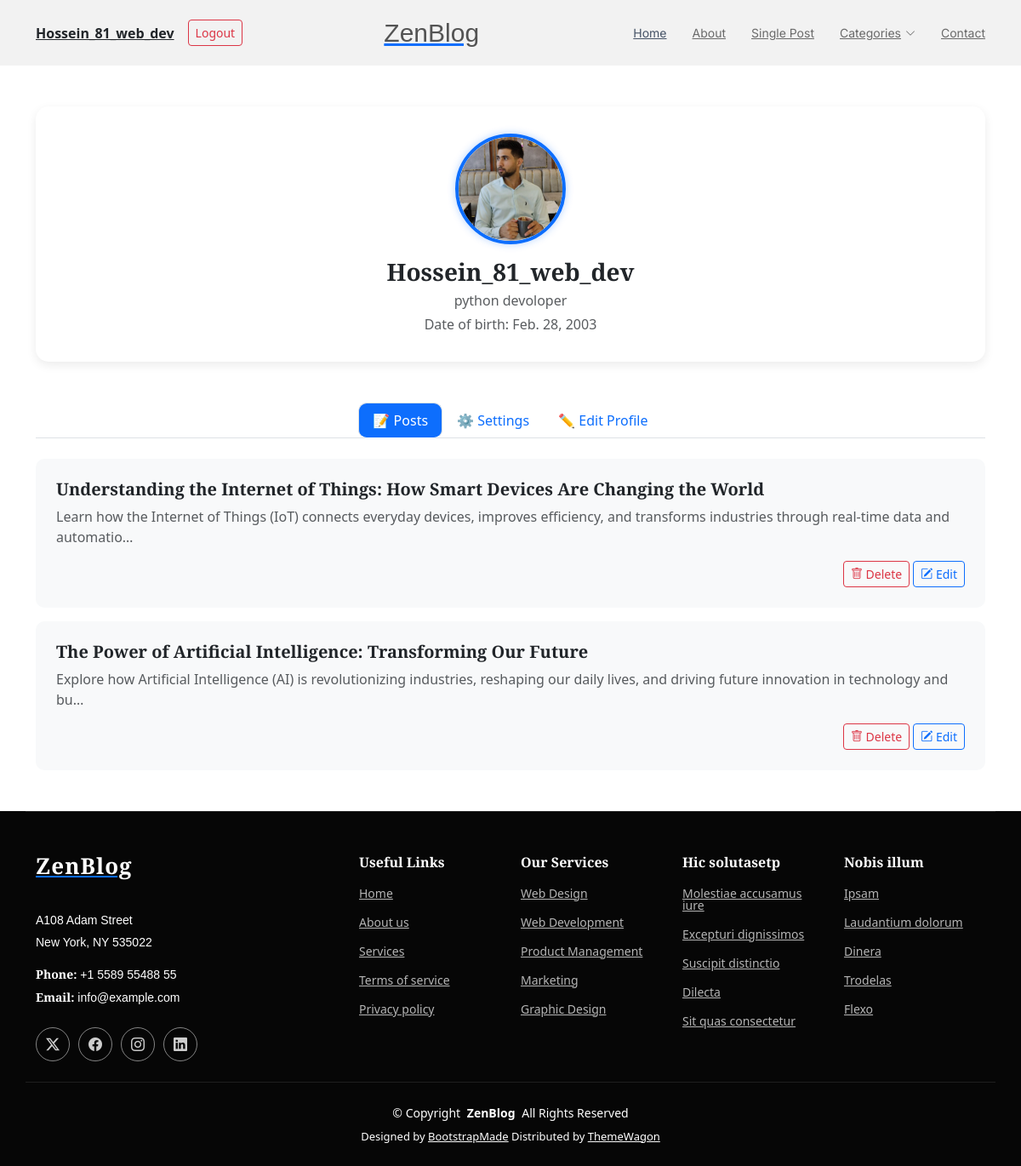
The app's page /blog/profile/ (signed in) with its own data.
### blog/models.py (models this page shows, shortened)
class User(AbstractUser):
    date_of_birth = models.DateField(verbose_name="birth_day", blank=True, null=True)
    bio = models.TextField(verbose_name="bio", null=True, blank=True)
    photo = models.ImageField(verbose_name="image", upload_to="account_images/", blank=True, null=True)
    job = models.CharField(max_length=250, verbose_name="job", null=True, blank=True)
    phone = models.CharField(max_length=11, null=True, blank=True)

class UserImage(models.Model):
   user = models.ForeignKey(User, on_delete=models.CASCADE, related_name="image")
   image_field = models.ImageField(upload_to="user_image")
   objects = models.Manager()

class Post(models.Model):
    CATEGORY_CHOICES = (
        ("Culture", "Culture"),
        ("Business", "Business"),
        ("Lifestyle", "Lifestyle"),
        ("Technology", "Technology"),
    )
    class Status(models.TextChoices):
        DRAFT = "DF", "Draft"
        PUBLISHED = "PB", "Published"
        REJECTED = "RJ", "Rejected"
    title=models.CharField(max_length=250)
    meta_description=models.TextField()
    content = models.TextField(default="no description")
    slug=models.CharField(max_length=250)
    id=models.AutoField(primary_key=True)
    category=models.CharField(choices= CATEGORY_CHOICES,default="cul")
    status=models.CharField(choices=Status,default="DF",max_length=2)
    author=models.ForeignKey( settings.AUTH_USER_MODEL,on_delete=models.CASCADE,related_name="posts")
    publish = models.DateTimeField(default=timezone.now)
    create = models.DateTimeField(auto_now_add=True)
    update = models.DateTimeField(auto_now=True)
    tags = TaggableManager()
    objects = models.Manager()
    published = PublishedManager()
    class Meta:
        ordering = ["-publish"]
        indexes = [
            models.Index(fields=["-publish"])
        ]

### blog/views.py (the view)
# urls.py: path("profile/",views.profile,name="profile"),
def profile(request):
    user=request.user
    posts=request.user.posts.all()
    return render(request, "blog/profile.html", {"user":user,"posts":posts})

### blog/authentication.py (called while the page is built)
    def get_user(self, user_id):
        try:
            return User.objects.get(pk=user_id)
        except User.DoesNotExist:
            return None

### blog/templates/blog/profile.html (shortened to what this page needs)
{% extends 'parent/base.html' %}
{% block content %}
<div class="container my-5">
  <div class="profile-container text-center mb-5">
    <img src="{{ user.image.first.image_field.url }}" alt="User" class="profile-pic mb-3 h-20 w-20">
    <h3 class="fw-bold mb-1">{{ user.username }}</h3>
    <p class="text-muted mb-1">{{ user.bio|default:"No biography provided." }}</p>
    <p class="text-muted mb-0">Date of birth: {{ user.date_of_birth|default:"N/A" }}</p>
  </div>
  <ul class="nav nav-tabs justify-content-center mb-4" id="profile-tabs" role="tablist">
    <li class="nav-item" role="presentation">
      <button class="nav-link active" id="posts-tab" data-bs-toggle="tab" data-bs-target="#posts" type="button" role="tab">📝 Posts</button>
    </li>
    <li class="nav-item" role="presentation">
      <button class="nav-link" id="settings-tab" data-bs-toggle="tab" data-bs-target="#settings" type="button" role="tab">⚙️ Settings</button>
    </li>
    <li class="nav-item" role="presentation">
      <button class="nav-link" id="edit-profile-tab" data-bs-toggle="tab" data-bs-target="#edit-profile" type="button" role="tab">✏️ Edit Profile</button>
    </li>
  </ul>
  <div class="tab-content">
    <div class="tab-pane fade show active" id="posts" role="tabpanel">
      {% if posts %}
        {% for post in posts %}
          <div class="post-card">
            <h5 class="fw-bold mb-2">{{ post.title }}</h5>
            <p class="text-muted">{{ post.meta_description|truncatechars:150 }}</p>
            <div class="text-end">
              <a href="{% url 'blog:delete_post' post.pk %}" class="btn btn-sm btn-outline-danger">
                <i class="bi bi-trash"></i> Delete
              </a>
              <a href="{% url 'blog:edite_post' post.pk %}" class="btn btn-sm btn-outline-primary">
                <i class="bi bi-pencil-square"></i> Edit
              </a>
            </div>
          </div>
        {% endfor %}
      {% else %}
        <div class="alert alert-info text-center">No posts yet.</div>
      {% endif %}
    </div>
  </div>
</div>
{% endblock %}

### blog/templates/parent/base.html (shortened to what this page needs)
{% load static %}
<!DOCTYPE html>
<html lang="en">
<head>
    <link rel="stylesheet" type="text/css" href="{% static 'css/base.css' %}">
<link rel="stylesheet" href="{% static 'assets/vendor/bootstrap/css/bootstrap.min.css' %}">
<link rel="stylesheet" href="{% static 'assets/vendor/bootstrap-icons/bootstrap-icons.css' %}">
<link rel="stylesheet" href="{% static 'assets/vendor/aos/aos.css' %}">
<link rel="stylesheet" href="{% static 'assets/vendor/swiper/swiper-bundle.min.css' %}">
<link href="https://cdn.jsdelivr.net/npm/aos@2.3.4/dist/aos.css" rel="stylesheet">
</head>
<body>
    {% include 'partials/header.html' %}
    {% block content %}{% endblock %}
    {% include 'partials/footer.html' %}
</body>
</html>

### blog/templates/partials/header.html (shortened to what this page needs)
{% block content %}
<header id="header" class="header d-flex align-items-center sticky-top">
    <div class="container position-relative d-flex align-items-center justify-content-between">
        <a href="index.html" class="logo d-flex align-items-center me-auto me-xl-0">
            <h1 class="sitename">ZenBlog</h1>
        </a>
        <nav id="navmenu" class="navmenu">
            <ul>
                <li><a href="index.html" class="active">Home</a></li>
                <li><a href="about.html">About</a></li>
                <li><a href="single-post.html">Single Post</a></li>
                <li class="dropdown"><a href="#"><span>Categories</span> <i
                        class="bi bi-chevron-down toggle-dropdown"></i></a>
                </li>
                <li><a href="contact.html">Contact</a></li>
            </ul>
        </nav>
        <div class="d-flex align-items-center gap-3">
            {% if request.user.is_authenticated %}
            <a href="{% url 'blog:profile' %}" class="fw-semibold text-dark">{{ request.user.username }}</a>
            <a href="{% url 'blog:logout' %}" class="btn btn-outline-danger btn-sm">Logout</a>
            {% endif %}
        </div>
    </div>
</header>
{% endblock %}

### blog/templates/partials/footer.html (shortened to what this page needs)
 <footer id="footer" class="footer dark-background">
    <div class="container footer-top">
      <div class="row gy-4">
        <div class="col-lg-4 col-md-6 footer-about">
          <a href="index.html" class="logo d-flex align-items-center">
            <span class="sitename">ZenBlog</span>
          </a>
          <div class="footer-contact pt-3">
            <p>A108 Adam Street</p>
            <p>New York, NY 535022</p>
            <p class="mt-3"><strong>Phone:</strong> <span>+1 5589 55488 55</span></p>
            <p><strong>Email:</strong> <span>info@example.com</span></p>
          </div>
          <div class="social-links d-flex mt-4">
            <a href=""><i class="bi bi-twitter-x"></i></a>
            <a href=""><i class="bi bi-facebook"></i></a>
            <a href=""><i class="bi bi-instagram"></i></a>
            <a href=""><i class="bi bi-linkedin"></i></a>
          </div>
        </div>
        <div class="col-lg-2 col-md-3 footer-links">
          <h4>Useful Links</h4>
          <ul>
            <li><a href="#">Home</a></li>
            <li><a href="#">About us</a></li>
            <li><a href="#">Services</a></li>
            <li><a href="#">Terms of service</a></li>
            <li><a href="#">Privacy policy</a></li>
          </ul>
        </div>
        <div class="col-lg-2 col-md-3 footer-links">
          <h4>Our Services</h4>
          <ul>
            <li><a href="#">Web Design</a></li>
            <li><a href="#">Web Development</a></li>
            <li><a href="#">Product Management</a></li>
            <li><a href="#">Marketing</a></li>
            <li><a href="#">Graphic Design</a></li>
          </ul>
        </div>
        <div class="col-lg-2 col-md-3 footer-links">
          <h4>Hic solutasetp</h4>
          <ul>
            <li><a href="#">Molestiae accusamus iure</a></li>
            <li><a href="#">Excepturi dignissimos</a></li>
            <li><a href="#">Suscipit distinctio</a></li>
            <li><a href="#">Dilecta</a></li>
            <li><a href="#">Sit quas consectetur</a></li>
          </ul>
        </div>
        <div class="col-lg-2 col-md-3 footer-links">
          <h4>Nobis illum</h4>
          <ul>
            <li><a href="#">Ipsam</a></li>
            <li><a href="#">Laudantium dolorum</a></li>
            <li><a href="#">Dinera</a></li>
            <li><a href="#">Trodelas</a></li>
            <li><a href="#">Flexo</a></li>
          </ul>
        </div>
      </div>
    </div>
    <div class="container copyright text-center mt-4">
      <p>© <span>Copyright</span> <strong class="px-1 sitename">ZenBlog</strong> <span>All Rights Reserved</span></p>
      <div class="credits">
        Designed by <a href="https://bootstrapmade.com/">BootstrapMade</a> Distributed by <a href=“https://themewagon.com>ThemeWagon</div>
     </div>
  </footer>

### blog/static/css/base.css (style rules this page uses)
:root { --default-font: "EB Garamond", system-ui, -apple-system, "Segoe UI", Roboto, "Helvetica Neue", Arial, "Noto Sans", "Liberation Sans", sans-serif, "Apple Color Emoji", "Segoe UI Emoji", "Segoe UI Symbol", "Noto Color Emoji"; --heading-font: "EB Garamond", sans-serif; --nav-font: "Inter", sans-serif; }
:root { --background-color: #ffffff; --default-color: #212529; --heading-color: #535353; --accent-color: #465367; --surface-color: #ffffff; --contrast-color: #ffffff; }
:root { --nav-color: #6a6a6a; --nav-hover-color: #465367; --nav-mobile-background-color: #ffffff; --nav-dropdown-background-color: #ffffff; --nav-dropdown-color: #6a6a6a; --nav-dropdown-hover-color: #465367; }
.dark-background { --background-color: #060606; --default-color: #ffffff; --heading-color: #ffffff; --surface-color: #252525; --contrast-color: #ffffff; }
:root { scroll-behavior: smooth; }
body { color: var(--default-color); background-color: var(--background-color); font-family: var(--default-font); }
a { color: var(--accent-color); text-decoration: none; transition: 0.3s; }
h1, h2, h3, h4, h5, h6 { color: var(--heading-color); font-family: var(--heading-font); }
.header { --background-color: #f2f2f2; color: var(--default-color); background-color: var(--background-color); padding: 10px 0; transition: all 0.5s; z-index: 997; }
.header .logo { line-height: 1; }
.header .logo h1 { font-size: 30px; margin: 0; font-weight: 500; color: var(--heading-color); }
@media (max-width: 1200px) { .header .logo { order: 1; } }
@media (max-width: 1200px) { .header .navmenu { order: 3; } }
@media (min-width: 1200px) { .navmenu { padding: 0; } }
@media (min-width: 1200px) { .navmenu ul { margin: 0; padding: 0; display: flex; list-style: none; align-items: center; } }
@media (min-width: 1200px) { .navmenu li { position: relative; } }
@media (min-width: 1200px) { .navmenu a, .navmenu a:focus { color: var(--nav-color); padding: 18px 15px; font-size: 14px; font-family: var(--nav-font); font-weight: 400; display: flex; align-items: center; justify-content: space-between; white-space: nowrap; transition: 0.3s; } }
@media (min-width: 1200px) { .navmenu a i, .navmenu a:focus i { font-size: 12px; line-height: 0; margin-left: 5px; transition: 0.3s; } }
@media (min-width: 1200px) { .navmenu li:last-child a { padding-right: 0; } }
@media (min-width: 1200px) { .navmenu li:hover>a, .navmenu .active, .navmenu .active:focus { color: var(--nav-hover-color); } }
.footer { color: var(--default-color); background-color: var(--background-color); font-size: 14px; position: relative; }
.footer .footer-top { padding-top: 50px; border-top: 1px solid color-mix(in srgb, var(--default-color), transparent 90%); }
.footer .footer-about .logo { line-height: 1; margin-bottom: 25px; }
.footer .footer-about .logo span { color: var(--heading-color); font-family: var(--heading-font); font-size: 26px; font-weight: 700; letter-spacing: 1px; }
.footer .footer-about p { font-size: 14px; font-family: var(--heading-font); }
.footer .social-links a { display: flex; align-items: center; justify-content: center; width: 40px; height: 40px; border-radius: 50%; border: 1px solid color-mix(in srgb, var(--default-color), transparent 50%); font-size: 16px; color: color-mix(in srgb, var(--default-color), transparent 20%); margin-right: 10px; transition: 0.3s; }
.footer h4 { font-size: 16px; font-weight: bold; position: relative; padding-bottom: 12px; }
.footer .footer-links { margin-bottom: 30px; }
.footer .footer-links ul { list-style: none; padding: 0; margin: 0; }
.footer .footer-links ul li { padding: 10px 0; display: flex; align-items: center; }
.footer .footer-links ul li:first-child { padding-top: 0; }
.footer .footer-links ul a { color: color-mix(in srgb, var(--default-color), transparent 30%); display: inline-block; line-height: 1; }
.footer .footer-contact p { margin-bottom: 5px; }
.footer .copyright { padding: 25px 0; border-top: 1px solid color-mix(in srgb, var(--default-color), transparent 90%); }
.footer .copyright p { margin-bottom: 0; }
.footer .credits { margin-top: 8px; font-size: 13px; }
.footer .credits a { color: var(--default-color); }

### records on screen
User: user.username "Hossein_81_web_dev", image.first.image_field (picture), username "Hossein_81_web_dev", bio "python devoloper", date_of_birth "Feb. 28, 2003"
Post: title "Understanding the Internet of Things: How Smart Devices Are Changing the World", meta_description "Learn how the Internet of Things (IoT) connects everyday devices, improves efficiency, and transforms industries through real-time data and automatio…"
Post: title "The Power of Artificial Intelligence: Transforming Our Future", meta_description "Explore how Artificial Intelligence (AI) is revolutionizing industries, reshaping our daily lives, and driving future innovation in technology and bu…"
